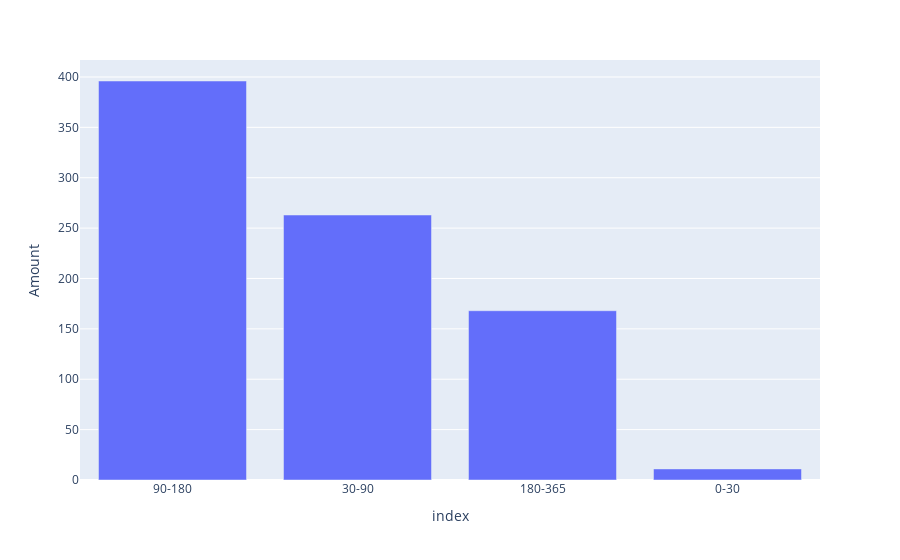

Source (notebook cell):
### Markdown cell above
#### *А теперь давайте выведем на интерактивный график эти категории с количеством уникальных клиентов в них.

### Code cell
cat_counts = union_delta.delta_cat.value_counts()
fig = px.bar(cat_counts, x=cat_counts.index, y=cat_counts.values, labels=dict(x="Cat", y="Amount"))
fig.show()

### Figure 1 — Plotly figure (JSON) as saved in the notebook; plotly's stock layout.template omitted (floating-point values rounded to 4 significant figures)
{"data": [{"alignmentgroup": "True", "hovertemplate": "index=%{x}<br>Amount=%{y}<extra></extra>", "legendgroup": "", "marker": {"color": "#636efa"}, "name": "", "offsetgroup": "", "orientation": "v", "showlegend": false, "textposition": "auto", "type": "bar", "x": ["90-180", "30-90", "180-365", "0-30"], "xaxis": "x", "y": [396, 263, 168, 11], "yaxis": "y"}], "layout": {"barmode": "relative", "legend": {"tracegroupgap": 0}, "margin": {"t": 60}, "xaxis": {"anchor": "y", "domain": [0, 1], "title": {"text": "index"}}, "yaxis": {"anchor": "x", "domain": [0, 1], "title": {"text": "Amount"}}}}
